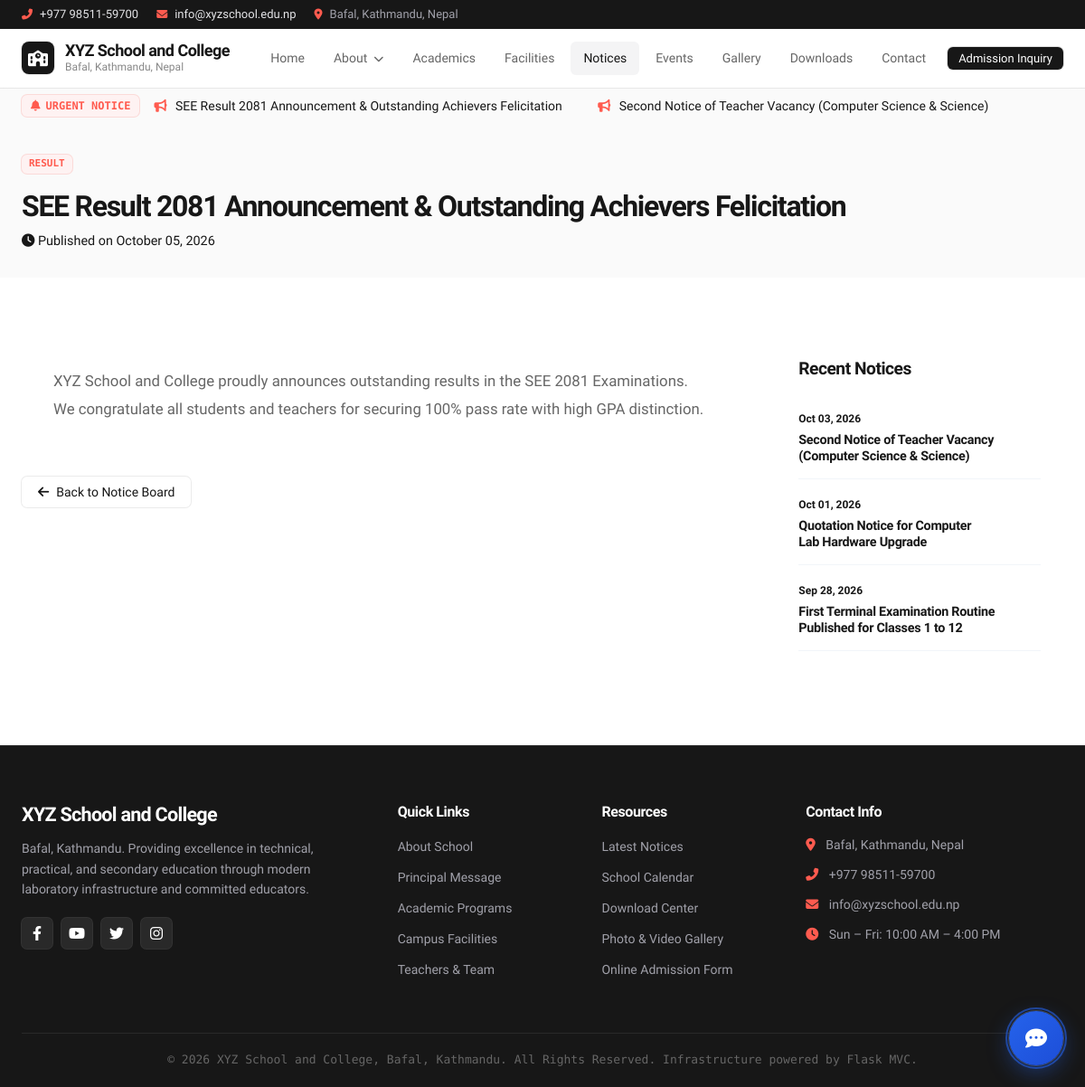
Screenshot of /notice/1 with the database file from the repository.
### app/models/settings.py (models this page shows, shortened)
class SiteSetting(db.Model):
    __tablename__ = 'site_settings'
    id = db.Column(db.Integer, primary_key=True)
    key = db.Column(db.String(100), unique=True, nullable=False)
    value = db.Column(db.Text, nullable=True)
    @classmethod
    def get_val(cls, key, default=''):
        setting = cls.query.filter_by(key=key).first()
        return setting.value if setting else default

### app/models/notice.py (models this page shows, shortened)
class Notice(db.Model):
    __tablename__ = 'notices'
    id = db.Column(db.Integer, primary_key=True)
    title = db.Column(db.String(255), nullable=False)
    slug = db.Column(db.String(255), unique=True, nullable=False)
    category = db.Column(db.String(50), default='General') # General, Vacancy, Exam, Quotation, Admission, Result
    content = db.Column(db.Text, nullable=False)
    attachment = db.Column(db.String(255), nullable=True) # PDF or image attachment
    is_urgent = db.Column(db.Boolean, default=False)
    published_date = db.Column(db.DateTime, default=datetime.utcnow)
    author_id = db.Column(db.Integer, db.ForeignKey('users.id'), nullable=True)
    author = db.relationship('User', backref=db.backref('notices', lazy=True))

### app/controllers/public_controller.py (the view)
@public_bp.route('/notice/<int:id>')
def notice_detail(id):
    notice = Notice.query.get_or_404(id)
    recent = Notice.query.filter(Notice.id != id).order_by(Notice.published_date.desc()).limit(5).all()
    return render_template('public/notice_detail.html', notice=notice, recent_notices=recent)

### app/controllers/public_controller.py (called while the page is built)
@public_bp.context_processor
def inject_global_settings():
    return {
        'school_name': SiteSetting.get_val('school_name', 'XYZ School and College'),
        'school_address': SiteSetting.get_val('school_address', 'Bafal, Kathmandu, Nepal'),
        'school_phone': SiteSetting.get_val('school_phone', '+977 98511-59700'),
        'school_email': SiteSetting.get_val('school_email', 'info@xyzschool.edu.np'),
        'urgent_notices': Notice.query.filter_by(is_urgent=True).order_by(Notice.published_date.desc()).all()
    }

### app/templates/public/notice_detail.html (shortened to what this page needs)
{% extends 'base.html' %}
{% block content %}
<div class="section bg-alt" style="padding: 30px 0; border-bottom: 1px solid var(--border-color);">
    <div class="container">
        <span class="notice-badge {% if notice.is_urgent %}badge-urgent{% else %}badge-general{% endif %}" style="margin-bottom: 10px;">{{ notice.category }}</span>
        <h1 style="font-size: 2rem; color: var(--primary-dark); margin-top: 6px;">{{ notice.title }}</h1>
        <p style="color: var(--text-muted); font-size: 0.9rem; margin-top: 8px;"><i class="fas fa-clock"></i> Published on {{ notice.published_date.strftime('%B %d, %Y') }}</p>
    </div>
</div>
<section class="section">
    <div class="container" style="display: grid; grid-template-columns: 2.5fr 1fr; gap: 40px;">
        <div>
            <div style="background: white; padding: 35px; border-radius: 12px; box-shadow: var(--shadow-sm); border: 1px solid var(--border-color); line-height: 1.8; font-size: 1.05rem; color: #334155;">
                <p>{{ notice.content }}</p>
            </div>
            <div style="margin-top: 25px;">
                <a href="{{ url_for('public.notices') }}" class="btn btn-outline" style="color: var(--primary-dark); border-color: #CBD5E1;"><i class="fas fa-arrow-left"></i> Back to Notice Board</a>
            </div>
        </div>
        <div>
            <div style="background: white; padding: 25px; border-radius: 12px; box-shadow: var(--shadow-sm); border: 1px solid var(--border-color);">
                <h3 style="font-size: 1.2rem; margin-bottom: 20px; border-bottom: 2px solid var(--bg-alt); padding-bottom: 10px;">Recent Notices</h3>
                {% if recent_notices %}
                    {% for rn in recent_notices %}
                    <div style="margin-bottom: 15px; padding-bottom: 15px; border-bottom: 1px solid #F1F5F9;">
                        <span style="font-size: 0.75rem; color: var(--primary-red); font-weight: 700;">{{ rn.published_date.strftime('%b %d, %Y') }}</span>
                        <h4 style="font-size: 0.9rem; margin-top: 4px;"><a href="{{ url_for('public.notice_detail', id=rn.id) }}" style="color: var(--primary-dark);">{{ rn.title }}</a></h4>
                    </div>
                    {% endfor %}
                {% endif %}
            </div>
        </div>
    </div>
</section>
{% endblock %}

### app/templates/base.html (shortened to what this page needs)
<!DOCTYPE html>
<html lang="en">
<head>
    <link rel="stylesheet" href="{{ url_for('static', filename='css/style.css') }}">
    <link rel="stylesheet" href="https://cdnjs.cloudflare.com/ajax/libs/font-awesome/6.4.0/css/all.min.css">
    <link rel="stylesheet" type="text/css" href="https://cdnjs.cloudflare.com/ajax/libs/slick-carousel/1.8.1/slick.min.css"/>
    <link rel="stylesheet" type="text/css" href="https://cdnjs.cloudflare.com/ajax/libs/slick-carousel/1.8.1/slick-theme.min.css"/>
</head>
<body>
    <header class="top-header">
        <div class="container">
            <div class="top-info">
                <div class="top-info-item">
                    <i class="fas fa-phone-alt"></i>
                    <a href="tel:{{ school_phone }}">{{ school_phone }}</a>
                </div>
                <div class="top-info-item">
                    <i class="fas fa-envelope"></i>
                    <a href="mailto:{{ school_email }}">{{ school_email }}</a>
                </div>
                <div class="top-info-item">
                    <i class="fas fa-map-marker-alt"></i>
                    <span>{{ school_address }}</span>
                </div>
            </div>
        </div>
    </header>
    <nav class="navbar-main">
        <div class="container navbar-container">
            <a href="{{ url_for('public.home') }}" class="brand-logo">
                <div class="logo-badge">
                    <i class="fas fa-school"></i>
                </div>
                <div class="brand-text">
                    <h1>{{ school_name }}</h1>
                    <p>Bafal, Kathmandu, Nepal</p>
                </div>
            </a>
            <ul class="nav-menu" id="navMenu">
                <li class="nav-item">
                    <a href="{{ url_for('public.home') }}" class="nav-link {% if request.endpoint == 'public.home' %}active{% endif %}">Home</a>
                </li>
                <li class="nav-item">
                    <a href="#" class="nav-link {% if request.endpoint in ['public.about', 'public.message_principal', 'public.message_chairperson', 'public.team'] %}active{% endif %}">
                        About <i class="fas fa-chevron-down" style="font-size: 0.7rem; margin-left: 2px;"></i>
                    </a>
                </li>
                <li class="nav-item">
                    <a href="{{ url_for('public.academics') }}" class="nav-link {% if request.endpoint == 'public.academics' %}active{% endif %}">Academics</a>
                </li>
                <li class="nav-item">
                    <a href="{{ url_for('public.facilities') }}" class="nav-link {% if request.endpoint == 'public.facilities' %}active{% endif %}">Facilities</a>
                </li>
                <li class="nav-item">
                    <a href="{{ url_for('public.notices') }}" class="nav-link {% if request.endpoint in ['public.notices', 'public.notice_detail'] %}active{% endif %}">Notices</a>
                </li>
                <li class="nav-item">
                    <a href="{{ url_for('public.events') }}" class="nav-link {% if request.endpoint == 'public.events' %}active{% endif %}">Events</a>
                </li>
                <li class="nav-item">
                    <a href="{{ url_for('public.gallery') }}" class="nav-link {% if request.endpoint == 'public.gallery' %}active{% endif %}">Gallery</a>
                </li>
                <li class="nav-item">
                    <a href="{{ url_for('public.downloads') }}" class="nav-link {% if request.endpoint == 'public.downloads' %}active{% endif %}">Downloads</a>
                </li>
                <li class="nav-item">
                    <a href="{{ url_for('public.contact') }}" class="nav-link {% if request.endpoint == 'public.contact' %}active{% endif %}">Contact</a>
                </li>
                <li class="nav-item">
                    <a href="{{ url_for('public.admission') }}" class="btn btn-primary btn-sm" style="margin-left: 6px;">Admission Inquiry</a>
                </li>
            </ul>
        </div>
    </nav>
    {% if urgent_notices %}
    <div class="ticker-bar">
        <div class="container ticker-wrapper">
            <div class="ticker-badge">
                <i class="fas fa-bell"></i> Urgent Notice
            </div>
            <div class="ticker-content">
                <div class="ticker-scroll">
                    {% for n in urgent_notices %}
                        <a href="{{ url_for('public.notice_detail', id=n.id) }}"><i class="fas fa-bullhorn" style="margin-right: 6px; color: var(--vercel-ship-red);"></i> {{ n.title }}</a>
                    {% endfor %}
                </div>
            </div>
        </div>
    </div>
    {% endif %}
    <main>
        {% block content %}{% endblock %}
    </main>
    <footer class="footer">
        <div class="container">
            <div class="footer-grid">
                <div class="footer-brand">
                    <h2>{{ school_name }}</h2>
                    <p>Bafal, Kathmandu. Providing excellence in technical, practical, and secondary education through modern laboratory infrastructure and committed educators.</p>
                    <div class="social-links">
                        <a href="#" class="social-icon" aria-label="Facebook"><i class="fab fa-facebook-f"></i></a>
                        <a href="#" class="social-icon" aria-label="YouTube"><i class="fab fa-youtube"></i></a>
                        <a href="#" class="social-icon" aria-label="Twitter"><i class="fab fa-twitter"></i></a>
                        <a href="#" class="social-icon" aria-label="Instagram"><i class="fab fa-instagram"></i></a>
                    </div>
                </div>
                <div>
                    <h3 class="footer-title">Quick Links</h3>
                    <ul class="footer-links">
                        <li><a href="{{ url_for('public.about') }}">About School</a></li>
                        <li><a href="{{ url_for('public.message_principal') }}">Principal Message</a></li>
                        <li><a href="{{ url_for('public.academics') }}">Academic Programs</a></li>
                        <li><a href="{{ url_for('public.facilities') }}">Campus Facilities</a></li>
                        <li><a href="{{ url_for('public.team') }}">Teachers & Team</a></li>
                    </ul>
                </div>
                <div>
                    <h3 class="footer-title">Resources</h3>
                    <ul class="footer-links">
                        <li><a href="{{ url_for('public.notices') }}">Latest Notices</a></li>
                        <li><a href="{{ url_for('public.events') }}">School Calendar</a></li>
                        <li><a href="{{ url_for('public.downloads') }}">Download Center</a></li>
                        <li><a href="{{ url_for('public.gallery') }}">Photo & Video Gallery</a></li>
                        <li><a href="{{ url_for('public.admission') }}">Online Admission Form</a></li>
                    </ul>
                </div>
                <div>
                    <h3 class="footer-title">Contact Info</h3>
                    <ul class="footer-links" style="color: #a1a1aa; font-size: 0.875rem;">
                        <li style="margin-bottom: 12px;"><i class="fas fa-map-marker-alt" style="color: var(--vercel-ship-red); margin-right: 8px;"></i> {{ school_address }}</li>
                        <li style="margin-bottom: 12px;"><i class="fas fa-phone-alt" style="color: var(--vercel-ship-red); margin-right: 8px;"></i> {{ school_phone }}</li>
                        <li style="margin-bottom: 12px;"><i class="fas fa-envelope" style="color: var(--vercel-ship-red); margin-right: 8px;"></i> {{ school_email }}</li>
                        <li><i class="fas fa-clock" style="color: var(--vercel-ship-red); margin-right: 8px;"></i> Sun – Fri: 10:00 AM – 4:00 PM</li>
                    </ul>
                </div>
            </div>
            <div class="footer-bottom">
                <p>&copy;&nbsp;2026 {{ school_name }}, Bafal, Kathmandu. All Rights Reserved. Infrastructure powered by Flask MVC.</p>
            </div>
        </div>
    </footer>
    <div class="chatbot-widget-container">
        <button id="chatbotToggleBtn" class="chatbot-toggle-btn" aria-label="Open AI Assistant">
            <i class="fas fa-comment-dots" id="chatIconClosed"></i>
            <span class="chatbot-pulse-ring"></span>
        </button>
    </div>
</body>
</html>

### rows the page displays
SiteSetting: value "+977 98511-59700"
SiteSetting: value "info@xyzschool.edu.np"
SiteSetting: value "Bafal, Kathmandu, Nepal"
SiteSetting: value "XYZ School and College"
Notice: title "SEE Result 2081 Announcement & Outstanding Achievers Felicitation", category "RESULT", published_date "October 05, 2026", content "XYZ School and College proudly announces outstanding results in the SEE 2081 Examinations. We congratulate all students and teachers for securing 100% pass rate with high GPA distinction."
Notice: title "Second Notice of Teacher Vacancy (Computer Science & Science)", published_date "Oct 03, 2026"
Notice: published_date "Oct 01, 2026", title "Quotation Notice for Computer Lab Hardware Upgrade"
Notice: published_date "Sep 28, 2026", title "First Terminal Examination Routine Published for Classes 1 to 12"
